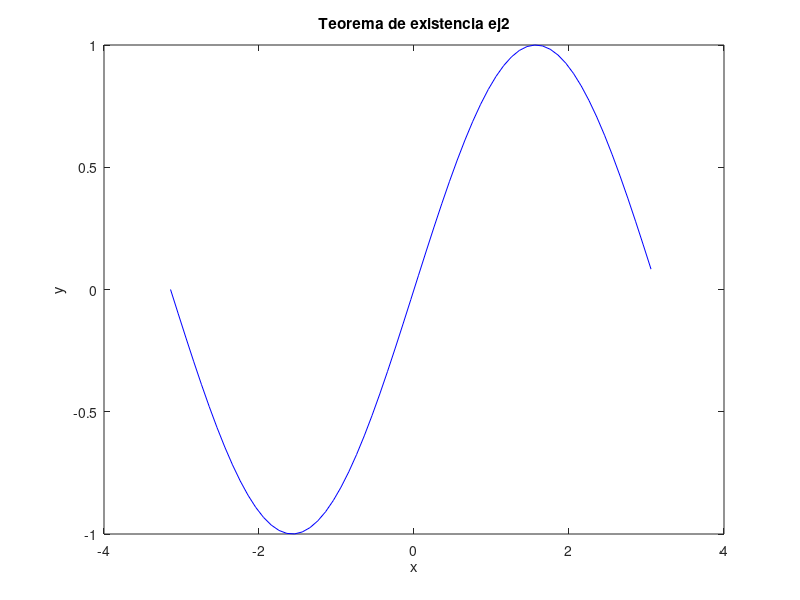

Recreate this plot in MATLAB.
% Octave Script
% Title			:Teorema de existencia ej2.
% Description		:Script para desarrrollar el ejericio 2 de la actividad Teorema de existencia.
% Author		:Orlando Espinoza Valentin (Orlando-Esp) espinozaorlando978@gmail.com
% Date			:20210506
% sion		        :1
% Usage			:octave> /path/Teorema de existencia,Ej2_Teoremadeexistencia_OrlandoEspinoza_3202
% Notes			:Requiere aplicacion octave-online usar en consola preferentemente. 
%program execution page :https://octave-online.net

%Limpiar variables.
clear
%Dominio de la funcion.
x=-pi:0.1:pi;
%Valor de la funcion.
y=(sin(x));
%Genera la grafica 
plot(x,y,'b');
%Asigna un nombre a la grafica 
title("Teorema de existencia ej2");
%Etiqueta para x
xlabel("x");
%Etiqueta para y
ylabel("y");
